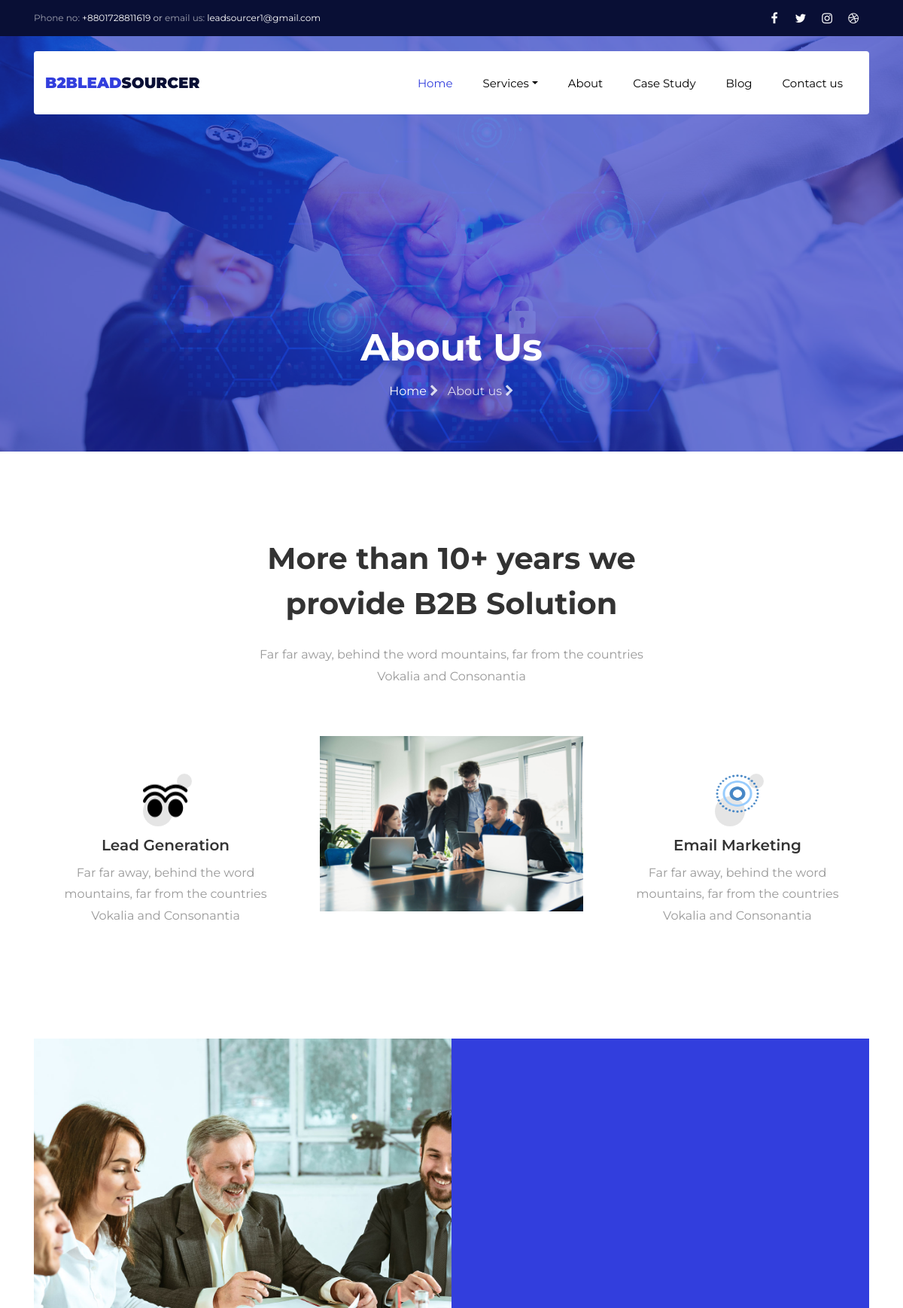
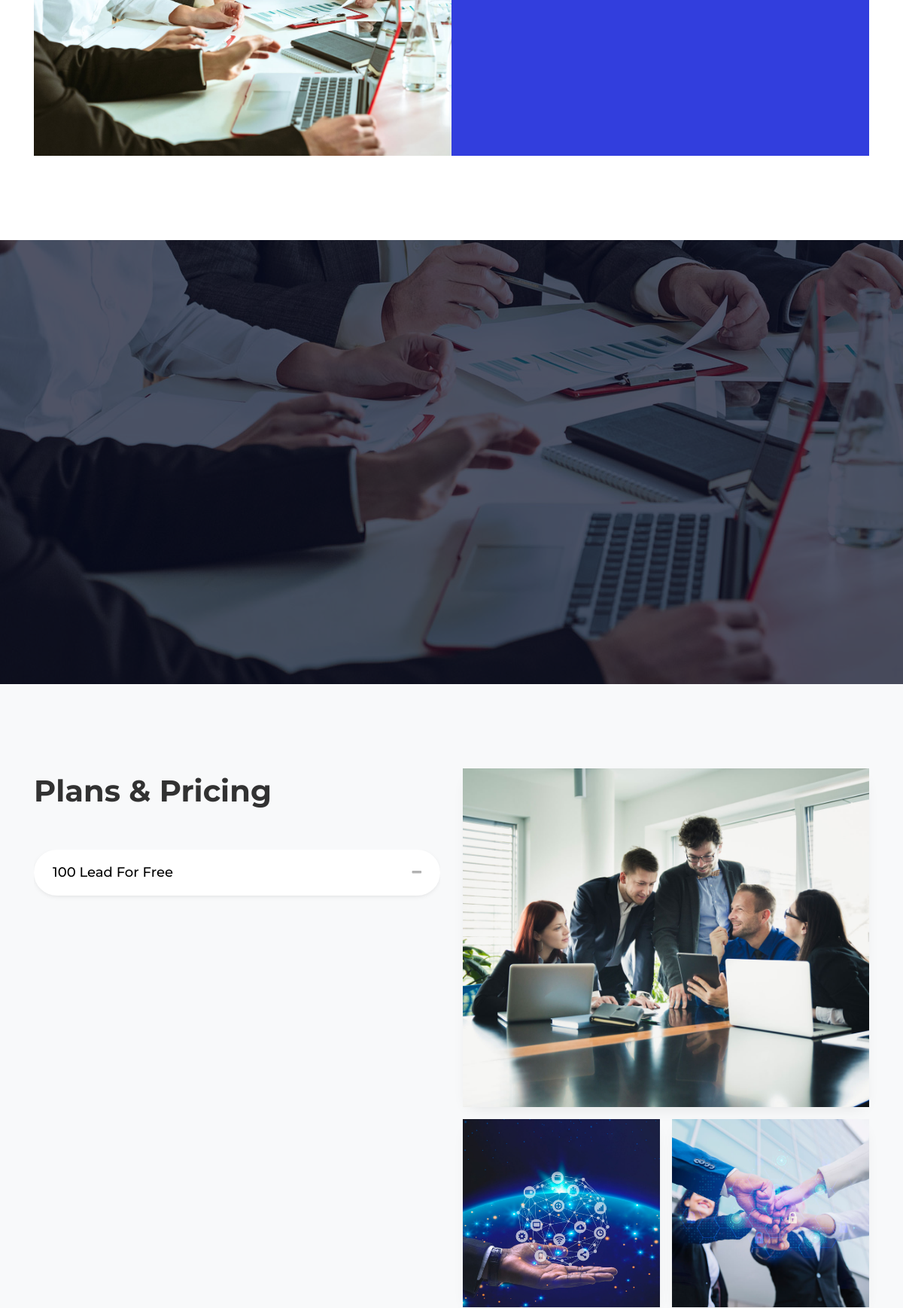
/about (upper part), run on the app's committed database (2 pictures, top to bottom).
### base_app/models.py (models this page shows, shortened)
class AboutPromoTitle(models.Model):
    promo_head_title = models.CharField(max_length=50, blank=True, null=True)
    promo_head_sub_content = models.CharField(max_length=100, blank=True, null=True)

class AboutPromoLeftItem(models.Model):
    icon = models.ImageField(upload_to="img/icon", blank=True, null=True)
    title = models.CharField(max_length=50, blank=True, null=True)
    sub_content = models.CharField(max_length=100, blank=True, null=True)
    plank_left = models.BooleanField(default=False)

class AboutPromoBanner(models.Model):
    title = models.CharField(max_length=50, blank=True, null=True)
    image = models.ImageField(upload_to="banner/img", blank=True, null=True)

class AboutPromoRightItem(models.Model):
    icon = models.ImageField(upload_to="img/icon", blank=True, null=True)
    title = models.CharField(max_length=50, blank=True, null=True)
    sub_content = models.CharField(max_length=100, blank=True, null=True)
    plank_right = models.BooleanField(default=False)

class About(models.Model):
    title = models.CharField(max_length=150, blank=True, null=True)
    sub_content = models.TextField(blank=True, null=True)
    Project_Complete = models.IntegerField(default=1, blank=True, null=True)
    Happy_Clients = models.IntegerField(default=1, blank=True, null=True)
    Business_Partners = models.IntegerField(default=1, blank=True, null=True)
    B2b_Consultant = models.IntegerField(default=1, blank=True, null=True)
    left_banner_image = models.ImageField(upload_to="promo/img", height_field=None, width_field=None, max_length=None)

### service/models.py (models this page shows, shortened)
class ServicePrice(models.Model):
    title = models.CharField(max_length=250, blank=True, null=True)
    content = RichTextField(blank=True, null=True)
    draft = models.BooleanField(default=True)

### base_app/views.py (the view)
# urls.py: path('about', AboutTemplateView.as_view(), name="about"),
class AboutTemplateView(TemplateView):
    template_name = "about.html"
    def get_context_data(self, **kwargs):
        context = super().get_context_data(**kwargs)
        context["service_price"] = ServicePrice.objects.all()
        context["about"] = About.objects.all()
        context["AboutTeam"] = AboutTeam.objects.all()
        context["AboutPromo"] = AboutPromoTitle.objects.all()
        context["AboutLeftPromo"] = AboutPromoLeftItem.objects.all()
        context["AboutPromoTitle"] = AboutPromoTitle.objects.all()
        context["AboutMedelPromo"] = AboutPromoBanner.objects.all()
        context["AboutRightPromo"] = AboutPromoRightItem.objects.all()
        return context

### template/about.html (shortened to what this page needs)
{% extends 'base.html' %}
{% load static %}
{% block content %}
<section class="hero-wrap hero-wrap-2" style="background-image: url('{% static 'images/bg_3.jpg' %}');" data-stellar-background-ratio="0.5">
  <div class="overlay"></div>
  <div class="container">
    <div class="row no-gutters slider-text align-items-end justify-content-center">
      <div class="col-md-9 ftco-animate pb-5 text-center">
        <h1 class="mb-3 bread">About Us</h1>
        <p class="breadcrumbs"><span class="mr-2"><a href="index.html">Home <i class="fa fa-chevron-right"></i></a></span> <span>About us <i class="fa fa-chevron-right"></i></span></p>
      </div>
    </div>
  </div>
</section>
<section class="ftco-section">
 <div class="container">
  <div class="row justify-content-center pb-5">
    {% for p in AboutPromoTitle %}
    <div class="col-lg-6 heading-section text-center ftco-animate">
      <h2 class="mb-4">{{ p.promo_head_title }}  B2B Solution</span></h2>
      <p>{{ p.promo_head_sub_content }}</p>
    </div>
    {% endfor %}
  </div>
  <div class="row">
  {% for pl in AboutLeftPromo %}
    {% if pl.plank_left == True %}
   <div class="col-md-4">
    <div class="services-2 text-center">
     <div class="icon">
      <img src="{{ pl.icon.url }}" width="60" height="73" alt="icon"/>
    </div>
    <div class="text">
      <h3>{{ pl.title }}</h3>
      <p>{{ pl.sub_content }}</p>
    </div>
  </div>
  {% endif %}
  {% endfor %}
</div>
{% for pl in AboutMedelPromo %}
<div class="col-md-4">
  <img src="{{ pl.image.url }}" width="350" height="330" class="img-fluid" alt="">
</div>
{% endfor %}
{% for pl in AboutRightPromo %}
{% if pl.plank_right == True %}
<div class="col-md-4">
  <div class="services-2 text-center">
   <div class="icon">
    <img src="{{ pl.icon.url }}" width="60" height="53" alt="icon"/>
  </div>
  <div class="text">
    <h3>{{ pl.title }}</h3>
    <p>{{ pl.sub_content }}</p>
  </div>
</div>
{% endif %}
{% endfor %}
</div>
</div>
</div>
</section>
<section class="ftco-counter ftco-section ftco-no-pt img" id="section-counter">
 <div class="container">
  <div class="row no-gutters d-flex">
  {% for ab in about %}
  <div class="col-md-6 d-flex">
    <div class="img d-flex align-self-stretch" style="background-image:url({{ ab.left_banner_image.url }});"></div>
  </div>
  {% endfor %}
  {% for ab in about %}
  <div class="col-md-6 p-3 pl-md-5 py-5 bg-primary">
    <div class="row justify-content-start pb-3">
    </div>
  {% endfor %}
    {% for abCount in about %}
    <div class="row">
    </div>
    {% endfor %}
  </div>
</div>
</div>
</section>
<section class="ftco-section ftco-no-pb testimony-section" style="background-image: url({% static 'images/bg_1.jpg' %});">
 <div class="overlay-1"></div>
 <div class="container-fluid">
  <div class="row justify-content-center mb-5 pb-3">
  </div>
</div>
</section>
<section class="ftco-section bg-light ftco-faqs">
 <div class="container">
  <div class="row">
   <div class="col-lg-6 order-md-last">
    <div class="img img-video d-flex align-self-stretch align-items-center justify-content-center justify-content-md-center mb-4 mb-sm-0" style="background-image:url({% static 'images/about.jpg' %});">
    </div>
    <div class="d-flex mt-3">
     <div class="img img-2 mr-md-2 w-100" style="background-image:url({% static 'images/about-1.jpg' %});"></div>
     <div class="img img-2 ml-md-2 w-100" style="background-image:url({% static 'images/about-2.jpg' %});"></div>
   </div>
 </div>
 <div class="col-lg-6">
  <div class="heading-section mb-5 mt-5 mt-lg-0">
   <h2 class="mb-3">Plans & Pricing</h2>
 </div>
 <div id="accordion" class="myaccordion w-100" aria-multiselectable="true">
{% for item in service_price %}
  {% if item.draft == True %}
    <div class="card">
      <div class="card-header p-0" id="headingThree" role="tab">
        <h2 class="mb-0">
        <button href="#collapseThree" class="d-flex py-3 px-4 align-items-center justify-content-between btn btn-link" data-parent="#accordion" data-toggle="collapse" aria-expanded="false" aria-controls="collapseThree">
        <p class="mb-0">{{ item.title }}</p>
        <i class="fa" aria-hidden="true"></i>
        </button>
      </h2>
      </div>
  {% endif %}
  {% endfor %}
</div>
</div>
</div>
</div>
</section>
{% endblock %}

### data on the page
AboutPromoTitle: promo_head_title "More than 10+ years we provide", promo_head_sub_content "Far far away, behind the word mountains, far from the countries Vokalia and Consonantia"
AboutPromoLeftItem: icon (picture), title "Lead Generation", sub_content "Far far away, behind the word mountains, far from the countries Vokalia and Consonantia"
AboutPromoBanner: image (picture)
AboutPromoRightItem: icon (picture), title "Email Marketing", sub_content "Far far away, behind the word mountains, far from the countries Vokalia and Consonantia"
About: left_banner_image (picture)
ServicePrice: title "100 Lead For Free"
